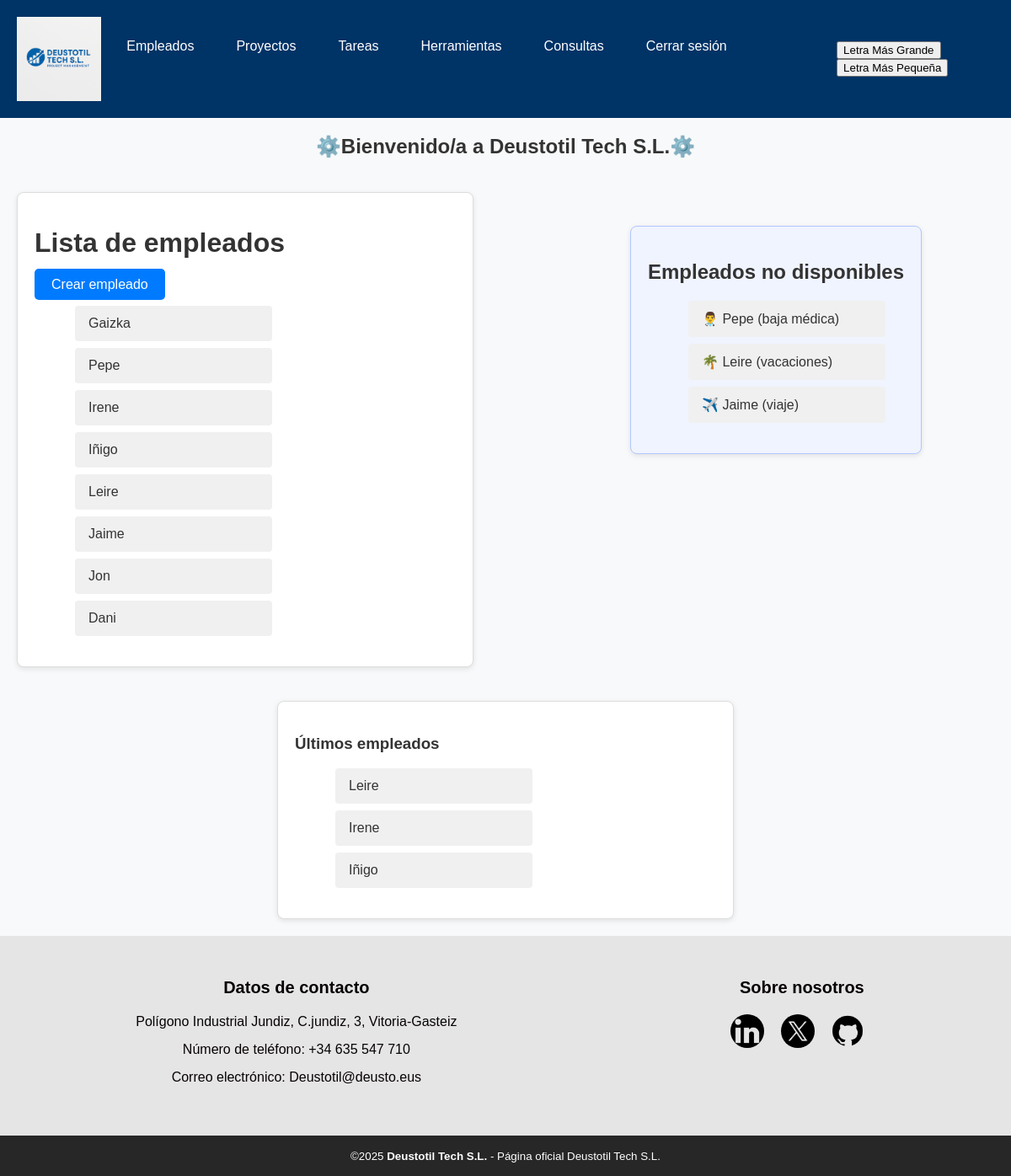
Page /AppDjango/empleados/ (signed in) on the committed database.
### AppDjango/models.py (models this page shows, shortened)
class Empleado(models.Model):
    dni = models.CharField(max_length=9, unique=True)
    nombre = models.CharField(max_length=100)
    apellidos = models.CharField(max_length=100)
    email = models.EmailField(max_length=50)
    telefono = models.IntegerField()
    disponibilidad = models.CharField(max_length=20, choices=EMPLEADO_DISPONIBILIDAD, default="disponible")

### AppDjango/views.py (the view)
# urls.py: path("empleados/",EmpleadoListView.as_view(), name="empleados"),
class EmpleadoListView(LoginRequiredMixin,View):
    def get(self, request):
        empleados = Empleado.objects.order_by("dni")
        ultimos_empleados = Empleado.objects.order_by('-id')[:3]
        context = {
            "lista_empleados": empleados,
            "ultimos_empleados": ultimos_empleados,
        }
        return render(request, "listado-empleados.html", context)

### AppDjango/templates/listado-empleados.html (shortened to what this page needs)
{% extends "base.html" %}
{% block contenido %}
    <div class="lista-contenedor">
        <div class="contenido-principal">
            <h1 class="page-title"> Lista de empleados</h1>
            <a href="{% url 'crear-empleado' %}" class="boton-crear">Crear empleado</a>
            <ul class="lista">
                {% for empleado in lista_empleados %}
                    <li class="item-lista"
                        data-id="{{ empleado.id }}"
                        data-nombre="{{ empleado.nombre }}"
                        data-apellidos="{{ empleado.apellidos|default_if_none:'' }}"
                        data-disponibilidad="{{ empleado.disponibilidad|default_if_none:'' }}"
                        data-email="{{ empleado.email|default_if_none:'' }}"
                        data-telefono="{{ empleado.telefono|default_if_none:'' }}"
                        data-dni="{{ empleado.dni|default_if_none:'' }}"
                    >
                        <a href="#" class="detalle-empleado">
                            <span class="empleado-nombre">{{ empleado.nombre }}</span>
                        </a>
                    </li>
                {% endfor %}
            </ul>
        </div>
        <div class="funcionalidad-extra">
            <h2>Empleados no disponibles</h2>
            <ul class="lista">
                {% for empleado in lista_empleados %}
                    {% if empleado.disponibilidad == "vacaciones" or empleado.disponibilidad == "baja médica" or empleado.disponibilidad == "viaje" %}
                        <li class="item-lista">
                            <a href="{% url 'detalle_empleado' empleado.pk %}">
                                {% if empleado.disponibilidad == "vacaciones" %}
                                    🌴
                                {% elif empleado.disponibilidad == "baja médica" %}
                                    👨‍⚕️
                                {% elif empleado.disponibilidad == "viaje" %}
                                    ✈️
                                {% endif %}
                                {{ empleado.nombre }} ({{ empleado.disponibilidad }})
                            </a>
                        </li>
                    {% endif %}
                {% empty %}
                    <li>Todos los empleados están disponibles</li>
                {% endfor %}
            </ul>
        </div>
    </div>
{% endblock %}
{% block listado_lateral %}
<div class="lista-contenedor">
    <div class="seccion-lateral">
        <h3>Últimos empleados</h3>
        <ul class="lista">
            {% for empleado in ultimos_empleados %}
                <li class="list-item">
                    <a href="{% url 'detalle_empleado' empleado.pk %}">
                        {{ empleado.nombre }}
                    </a>
                </li>
            {% empty %}
                <li class="mensaje-vacio">No hay empleados recientes</li>
            {% endfor %}
        </ul>
    </div>
</div>
{% endblock %}

### static/css/styles.css (style rules this page uses)
body { margin: 0; font-family: Arial, sans-serif; background-color: #f8f9fa; color: #333; }
h2 { text-align: center; margin-top: 20px; }
.lista-contenedor { display: flex; justify-content: center; align-items: flex-start; gap: 100px; flex-wrap: wrap; padding: 20px; max-width: 1200px; margin: 0 auto; }
.contenido-principal, .seccion-lateral { flex: 1 1 500px; max-width: 500px; padding: 20px; background-color: #fff; border-radius: 8px; box-shadow: 0 2px 6px rgba(0, 0, 0, 0.1); border: 1px solid #ddd; }
.seccion-lateral h3 { align-items: center; }
.lista { list-style-type: none; width: 100%; max-width: 250px; }
.lista li { background-color: #f0f0f0; margin: 8px; padding: 12px 16px; border-radius: 4px; }
.lista li a { text-decoration: none; color: #333; display: block; }
.funcionalidad-extra { max-width: 600px; margin: 40px auto; padding: 20px; border-radius: 8px; box-shadow: 0 2px 6px rgba(0, 0, 0, 0.1); background-color: #f0f4ff; border: 1px solid #b3c7ff; }
.boton-crear { background-color: #007bff; color: #fff; border: none; padding: 10px 20px; font-size: 16px; border-radius: 5px; text-decoration: none; }

### rows in the picture
Empleado: nombre "Gaizka"
Empleado: nombre "Pepe", disponibilidad "baja médica"
Empleado: nombre "Irene"
Empleado: nombre "Iñigo"
Empleado: nombre "Leire", disponibilidad "vacaciones"
Empleado: nombre "Jaime", disponibilidad "viaje"
Empleado: nombre "Jon"
Empleado: nombre "Dani"
